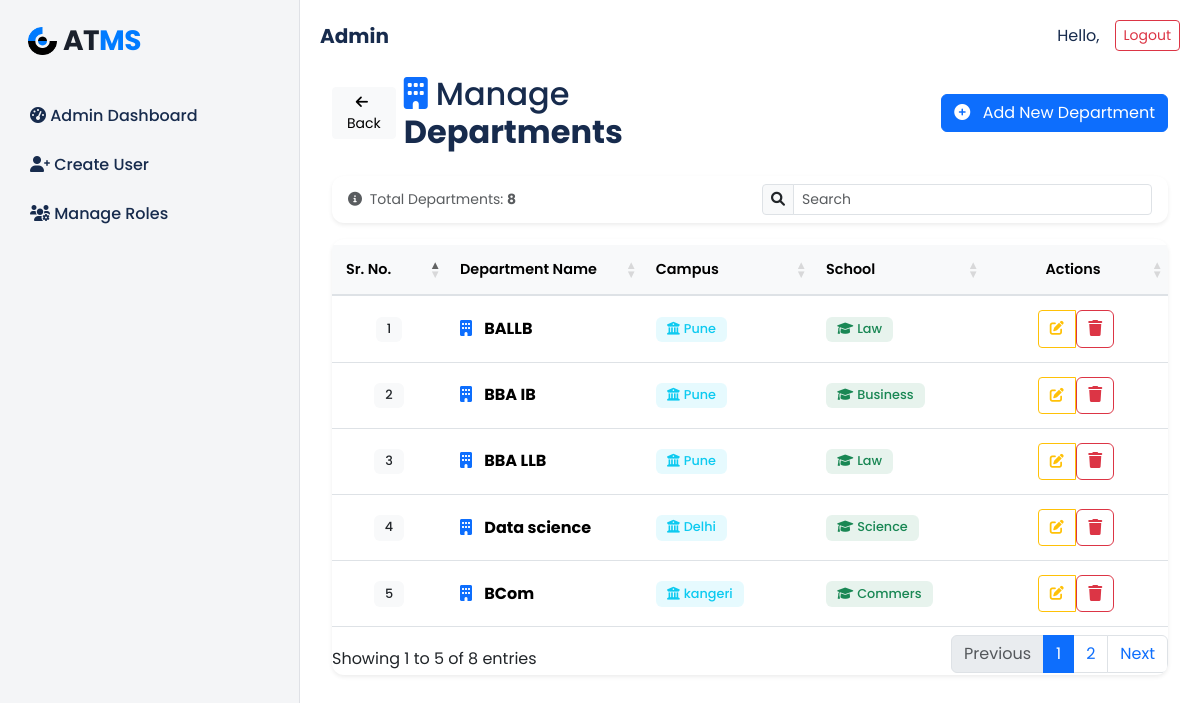
The app's page /accounts/department/ with its own data.
### accounts/models.py (models this page shows, shortened)
class Department(models.Model):
    name = models.CharField(max_length=255)
    school = models.ForeignKey(School, on_delete=models.CASCADE)
    campus = models.ForeignKey(Campus, on_delete=models.CASCADE)

class Campus(models.Model):
    name = models.CharField(max_length=255)

class School(models.Model):
    name = models.CharField(max_length=255)
    campus = models.ForeignKey(Campus, on_delete=models.CASCADE)

### accounts/views.py (the view, shortened to what this page needs)
# urls.py: path('department/', views.department_crud, name='department_crud'),
def department_crud(request):
    campuses = Campus.objects.all()
    schools = School.objects.all()
    departments = Department.objects.all()
    if request.method == "POST" and 'delete_department' in request.POST:
        dept_id = request.POST.get("dept_id")
        department = get_object_or_404(Department, id=dept_id)
        department.delete()
        return redirect('accounts:department_crud')
    context = {
        'campuses': campuses,
        'schools': schools,
        'departments': departments
    }
    return render(request, 'accounts/department_crud.html', context)

### accounts/context_processors.py (called while the page is built)
def all_projects(request):
    projects = Project.objects.all()
    return {'projects': projects}

def global_teams_and_students(request):
    teams = Team.objects.all()
    students = User.objects.filter(role='staff')
    return {
        'teams': teams,
        'students': students
    }

### accounts/templates/accounts/department_crud.html (shortened to what this page needs)
{% extends 'admin_base.html' %}
{% load static %}
{% block content %}
<div class="container-xl mt-4">
    <div class="row mb-4 align-items-center">
        <div class="col-sm-6 d-flex align-items-center gap-2">
            <a href="{% url 'accounts:dashboard' %}" class="btn btn-light btn-sm">
                <i class="fa fa-arrow-left me-1"></i> Back
            </a>
            <h2 class="mb-0"><i class="fa fa-building me-2 text-primary"></i>Manage <b>Departments</b></h2>
        </div>
        <div class="col-sm-6 text-end">
            <button class="btn btn-primary" data-bs-toggle="collapse" data-bs-target="#addDepartmentForm">
                <i class="fa fa-plus-circle me-2"></i> Add New Department
            </button>
        </div>
    </div>
    <div class="card shadow-sm border-0 mb-3">
        <div class="card-body py-2">
            <div class="row align-items-center">
                <div class="col-md-6">
                    <small class="text-muted">
                        <i class="fa fa-info-circle me-1"></i>
                        Total Departments: <strong>{{ departments|length }}</strong>
                    </small>
                </div>
                <div class="col-md-6">
                    <div class="input-group input-group-sm">
                        <span class="input-group-text"><i class="fa fa-search"></i></span>
                        <input class="form-control" id="departmentSearch" type="text" placeholder="Search ">
                    </div>
                </div>
            </div>
        </div>
    </div>
    <div class="card shadow-sm border-0">
        <div class="card-body p-0">
            <div class="table-responsive">
                <table id="departmentDataTable" class="table table-hover table-sm align-middle mb-0">
                    <thead class="table-light">
                        <tr>
                            <th class="fw-semibold" style="width: 80px;">Sr. No.</th>
                            <th class="fw-semibold">Department Name</th>
                            <th class="fw-semibold">Campus</th>
                            <th class="fw-semibold">School</th>
                            <th class="fw-semibold text-center" style="width: 150px;">Actions</th>
                        </tr>
                    </thead>
                    <tbody id="departmentTable">
                        {% for department in departments %}
                        <tr>
                            <td class="text-center">
                                <span class="badge bg-light text-dark">{{ forloop.counter }}</span>
                            </td>
                            <td>
                                <i class="fa fa-building text-primary me-2"></i>
                                <strong>{{ department.name }}</strong>
                            </td>
                            <td>
                                <span class="badge bg-info bg-opacity-10 text-info">
                                    <i class="fa fa-university me-1"></i>{{ department.campus.name }}
                                </span>
                            </td>
                            <td>
                                <span class="badge bg-success bg-opacity-10 text-success">
                                    <i class="fa fa-graduation-cap me-1"></i>{{ department.school.name }}
                                </span>
                            </td>
                            <td class="text-center">
                                <div class="btn-group btn-group-sm" role="group">
                                    <button type="button"
                                            class="btn btn-outline-warning edit-department-btn"
                                            data-bs-toggle="tooltip"
                                            data-dept-id="{{ department.id }}"
                                            data-dept-name="{{ department.name }}"
                                            data-campus="{{ department.campus.id }}"
                                            data-school="{{ department.school.id }}"
                                            title="Edit Department">
                                        <i class="fa fa-edit"></i>
                                    </button>
                                    <form method="POST" style="display:inline;"
                                        onsubmit="return confirm('Are you sure you want to delete this department? This action cannot be undone.');">
                                        <button type="submit" name="delete_department" class="btn btn-outline-danger" title="Delete Department" data-bs-toggle="tooltip">
                                            <i class="fa fa-trash"></i>
                                        </button>
                                    </form>
                                </div>
                            </td>
                        </tr>
                        {% endfor %}
                    </tbody>
                </table>
            </div>
        </div>
    </div>
</div>
<link href="https://cdn.datatables.net/1.13.6/css/dataTables.bootstrap5.min.css" rel="stylesheet">
{% endblock %}

### templates/admin_base.html (style rules this page uses)
:root { --atms-blue: #007bff; --sidebar-bg: #f4f5f7; --main-bg: #ffffff; --primary-text: #172b4d; --secondary-text: #6b778c; --border-color: #dfe1e6; --card-shadow: 0 1px 0 rgba(9, 30, 66, 0.25); }
body { font-family: 'Poppins', sans-serif; background-color: var(--main-bg); color: var(--primary-text); }
.card { border-radius: 8px; box-shadow: var(--card-shadow); margin-bottom: 20px; }

### accounts/templates/accounts/department_crud.html (style rules this page uses)
.card { border-radius: 12px; overflow: hidden; }
.table thead th { background-color: #f8f9fa; border-bottom: 2px solid #dee2e6; padding: 14px; font-size: 0.9rem; }
.table tbody td { padding: 14px; vertical-align: middle; }
.table tbody tr { transition: all 0.2s ease; }
.badge { font-weight: 500; font-size: 0.8rem; padding: 0.4rem 0.7rem; border-radius: 6px; }
.btn-group-sm > .btn, .btn-group-sm > form > .btn { padding: 0.35rem 0.7rem; }
.input-group-text { background-color: #f8f9fa; }
.bg-opacity-10 { --bs-bg-opacity: 0.1; }

### records on screen
Department: name "BALLB", campus.name "Pune", school.name "Law"
Department: name "BBA IB", campus.name "Pune", school.name "Business"
Department: name "BBA LLB", campus.name "Pune", school.name "Law"
Department: name "Data science", campus.name "Delhi", school.name "Science"
Department: name "BCom", campus.name "kangeri", school.name "Commers"

### other values on screen
{{ departments|length }} "8"
